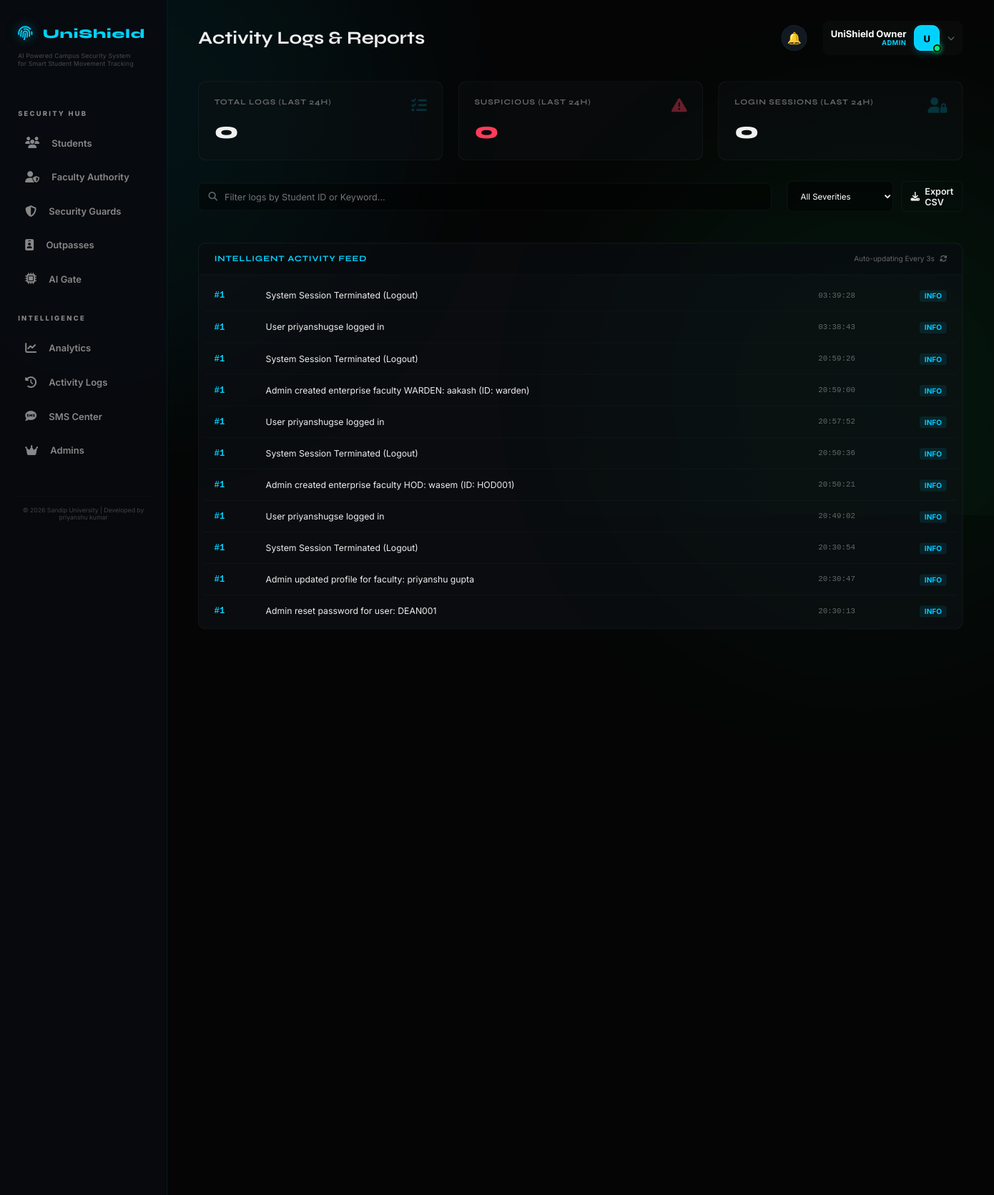
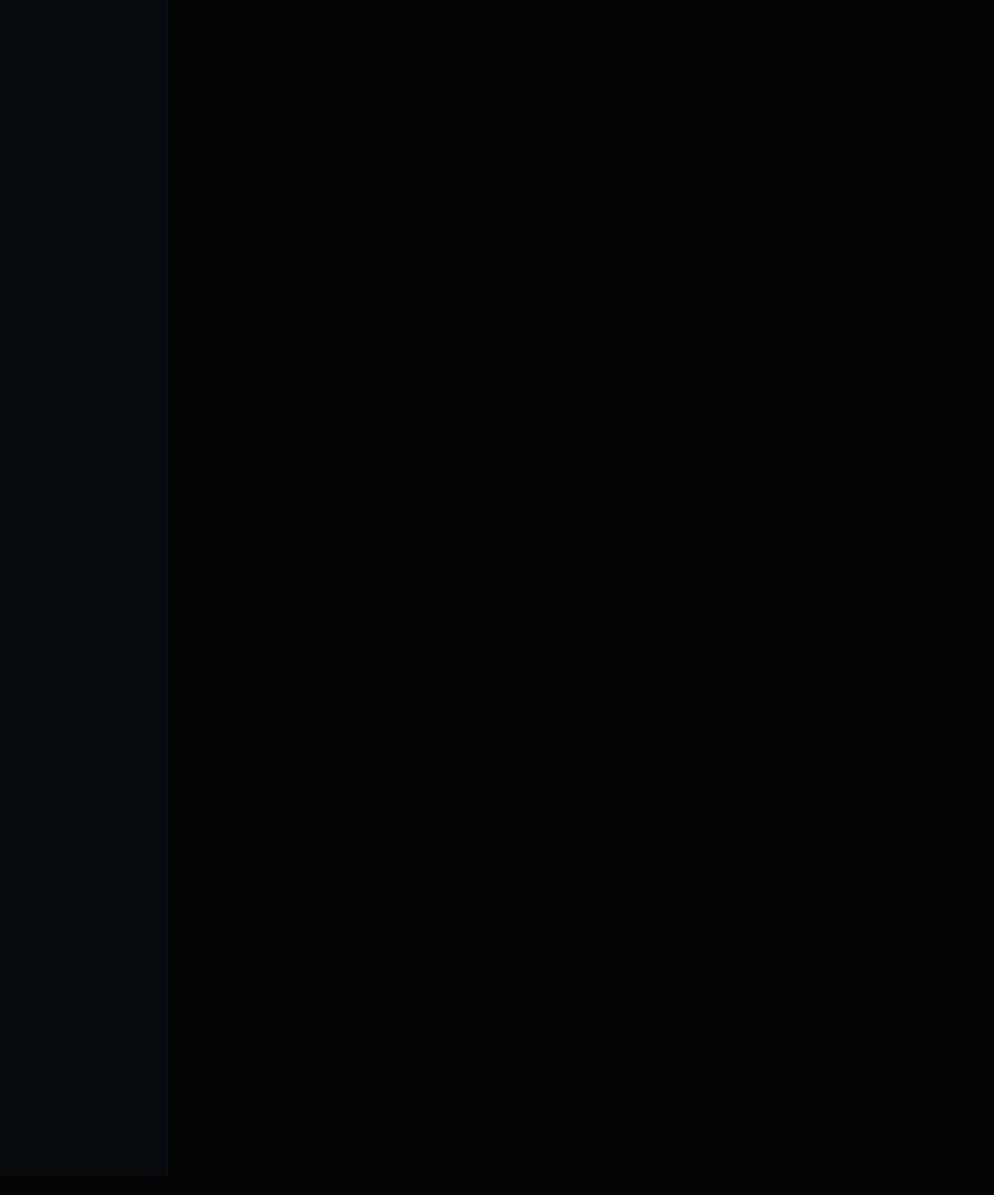
Page /admin/reports?user_id=1 (signed in) on the earlier database version (2 pictures, top to bottom).
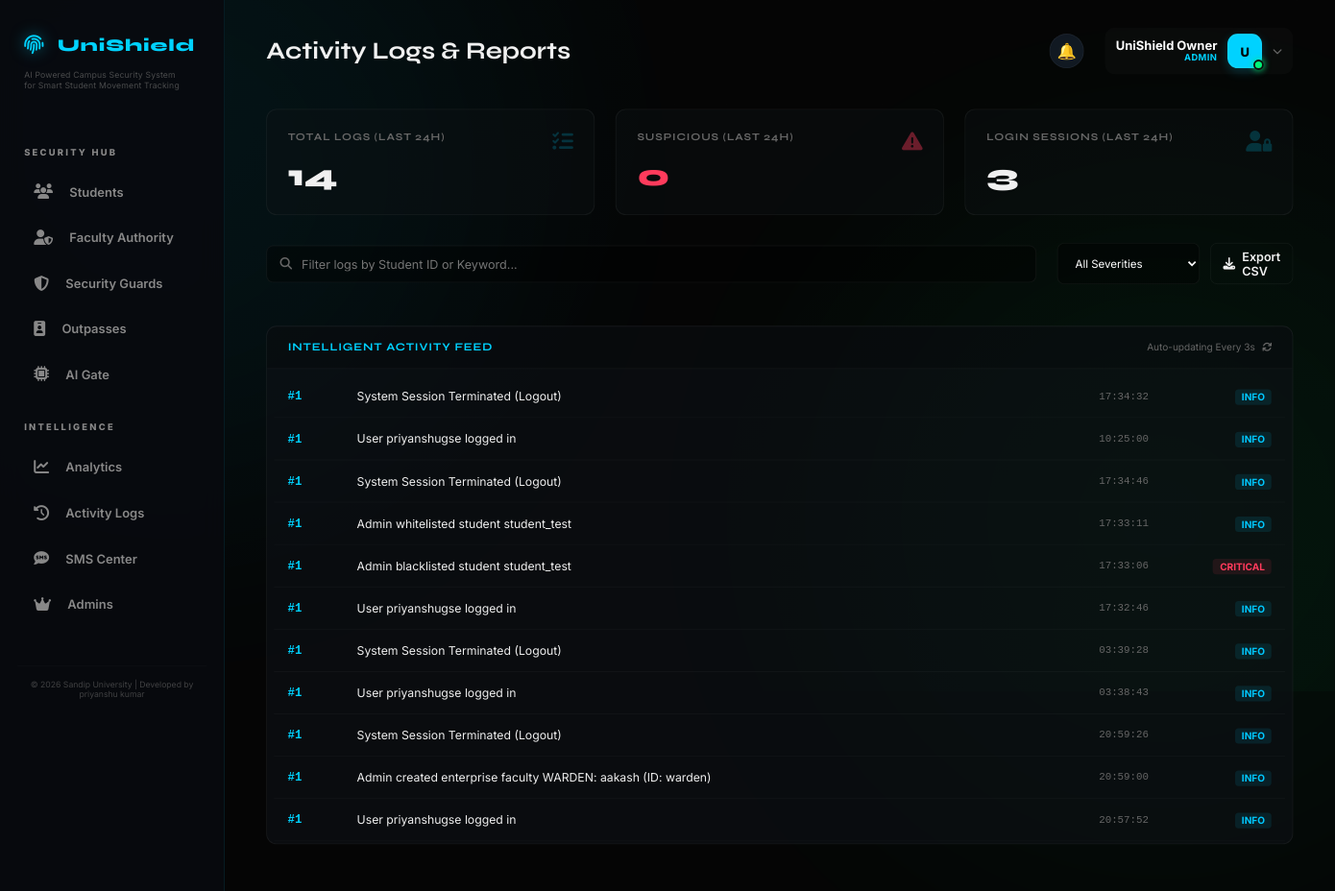
Same page on the later database version.
### models/log.py (models this page shows)
class ActivityLog(db.Model):
    __tablename__ = 'activity_logs'
    id = db.Column(db.Integer, primary_key=True)
    user_id = db.Column(db.Integer, db.ForeignKey('users.id'))
    action = db.Column(db.String(200), nullable=False)
    description = db.Column(db.Text)
    ip_address = db.Column(db.String(45))
    severity = db.Column(db.String(20), default='info')  # info|warning|critical
    timestamp = db.Column(db.DateTime, default=datetime.utcnow)
    user = db.relationship('User', backref=db.backref('activities', lazy=True))

### routes/admin.py (the view)
@admin_bp.route('/reports')
@login_required
@admin_required
def reports():
    last_24h = datetime.utcnow() - timedelta(hours=24)
    total_24h = ActivityLog.query.filter(ActivityLog.timestamp >= last_24h).count()
    suspicious = ActivityLog.query.filter(ActivityLog.timestamp >= last_24h, ActivityLog.action.ilike('%blacklist%')).count()
    logins = ActivityLog.query.filter(ActivityLog.timestamp >= last_24h, ActivityLog.action.ilike('%login%')).count()
    target_user = request.args.get('user_id')
    query = ActivityLog.query
    if target_user:
        query = query.filter_by(user_id=target_user)
    all_logs = query.order_by(ActivityLog.timestamp.desc()).all()
    return render_template('admin/reports.html',
                         logs=all_logs,
                         total_today=total_24h,
                         suspicious_count=suspicious,
                         login_count=logins)

### routes/admin.py (called while the page is built)
def admin_required(f):
    @wraps(f)
    def decorated_function(*args, **kwargs):
        if not current_user.is_authenticated or current_user.role != 'admin':
            flash('Admin access required', 'danger')
            return redirect(url_for('auth.login'))
        return f(*args, **kwargs)
    return decorated_function

### templates/admin/reports.html (shortened to what this page needs)
{% extends "base.html" %}
{% block page_title %}Activity Logs & Reports{% endblock %}
{% block content %}
<div class="reports-summary-grid">
    <div class="summary-card">
        <i class="fas fa-list-check"></i>
        <h4>Total Logs (Last 24h)</h4>
        <div class="value" id="summary-total">{{ total_today }}</div>
    </div>
    <div class="summary-card suspicious">
        <i class="fas fa-triangle-exclamation"></i>
        <h4>Suspicious (Last 24h)</h4>
        <div class="value" id="summary-suspicious">{{ suspicious_count }}</div>
    </div>
    <div class="summary-card">
        <i class="fas fa-user-lock"></i>
        <h4>Login Sessions (Last 24h)</h4>
        <div class="value" id="summary-logins">{{ login_count }}</div>
    </div>
</div>
<div class="reports-layout">
    <div class="controls-bar">
        <div class="search-box">
            <i class="fas fa-search"></i>
            <input type="text" id="logSearch" placeholder="Filter logs by Student ID or Keyword...">
        </div>
        <div class="filter-group">
            <select class="filter-select" id="severityFilter">
                <option value="all">All Severities</option>
            </select>
            <a href="{{ url_for('admin.export', type='logs', format='csv') }}" class="btn btn-ghost"><i class="fas fa-download"></i> Export CSV</a>
        </div>
    </div>
    <div class="logs-container">
        <div class="logs-header">
            <h3 style="font-size: 0.8rem; letter-spacing: 1px; color: var(--accent);">INTELLIGENT ACTIVITY FEED</h3>
            <div style="font-size: 0.7rem; color: var(--text-muted);">Auto-updating Every 3s <i class="fas fa-sync fa-spin" style="margin-left: 5px;"></i></div>
        </div>
        <div class="logs-scroll" id="logs-feed">
            {% for log in logs %}
            <div class="log-entry" data-id="{{ log.id }}" data-severity="{{ 'CRITICAL' if 'blacklist' in log.action.lower() else 'INFO' }}">
                <div class="log-id">#{{ log.user_id if log.user_id else 'SYS' }}</div>
                <div class="log-action">{{ log.action }}</div>
                <div class="log-time">{{ log.timestamp.strftime('%H:%M:%S') }}</div>
                <div class="log-severity">
                    {% if 'blacklist' in log.action.lower() %}
                    <span class="badge-sev critical">CRITICAL</span>
                    {% else %}
                    <span class="badge-sev info">INFO</span>
                    {% endif %}
                </div>
            </div>
            {% endfor %}
        </div>
    </div>
</div>
{% endblock %}

Differences in the rows shown:
no longer on this page (row unchanged): ActivityLog: user "1", action "System Session Terminated (Logout)", timestamp "20:50:36", shows "INFO"
no longer on this page (row unchanged): ActivityLog: user "1", action "Admin created enterprise faculty HOD: wasem (ID: HOD001)", timestamp "20:50:21", shows "INFO"
no longer on this page (row unchanged): ActivityLog: user "1", action "User priyanshugse logged in", timestamp "20:49:02", shows "INFO"
no longer on this page (row unchanged): ActivityLog: user "1", action "System Session Terminated (Logout)", timestamp "20:30:54", shows "INFO"
no longer on this page (row unchanged): ActivityLog: user "1", action "Admin updated profile for faculty: priyanshu gupta", timestamp "20:30:47", shows "INFO"
no longer on this page (row unchanged): ActivityLog: user "1", action "Admin reset password for user: DEAN001", timestamp "20:30:13", shows "INFO"
added ActivityLog: user "1", action "System Session Terminated (Logout)", timestamp "17:34:32", shows "INFO"
added ActivityLog: user "1", action "User priyanshugse logged in", timestamp "10:25:00", shows "INFO"
added ActivityLog: user "1", action "System Session Terminated (Logout)", timestamp "17:34:46", shows "INFO"
added ActivityLog: user "1", action "Admin whitelisted student student_test", timestamp "17:33:11", shows "INFO"
added ActivityLog: user "1", action "Admin blacklisted student student_test", timestamp "17:33:06", shows "CRITICAL"
added ActivityLog: user "1", action "User priyanshugse logged in", timestamp "17:32:46", shows "INFO"
Other differences:
{{ total_today }}: "0" → "14"
{{ login_count }}: "0" → "3"
